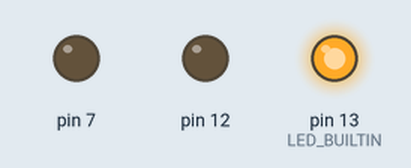
The sketch below on a simulated Arduino Uno, built with avr-gcc and run on an emulated ATmega328P. On the bench: output pins drawn as LEDs (lit = HIGH).

Above: at 5.0 s.
At 15.0 s:
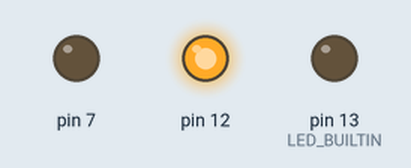
Timing chart, 0 to 23.0 s (numbered marks = the images above):
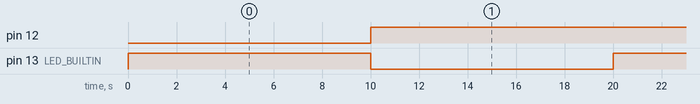

The sketch:

Practica.10.ino
```cpp
// C++ code
//
void setup()
{
  pinMode(LED_BUILTIN, OUTPUT);
  pinMode(7, OUTPUT);
  pinMode(12, OUTPUT);
}

void loop()
{
  digitalWrite(LED_BUILTIN, HIGH);
  digitalWrite(7, LOW);
  delay(10000); // Wait for 10000 millisecond(s)
  digitalWrite(LED_BUILTIN, LOW);
  digitalWrite(12, HIGH);
  delay(10000); // Wait for 10000 millisecond(s)
}
```

Measured:
- by itself, pin 12: LOW → HIGH at 10.0 s
- by itself, pin 13 (LED_BUILTIN): alternates HIGH for 10.0 s and LOW for 10.0 s
